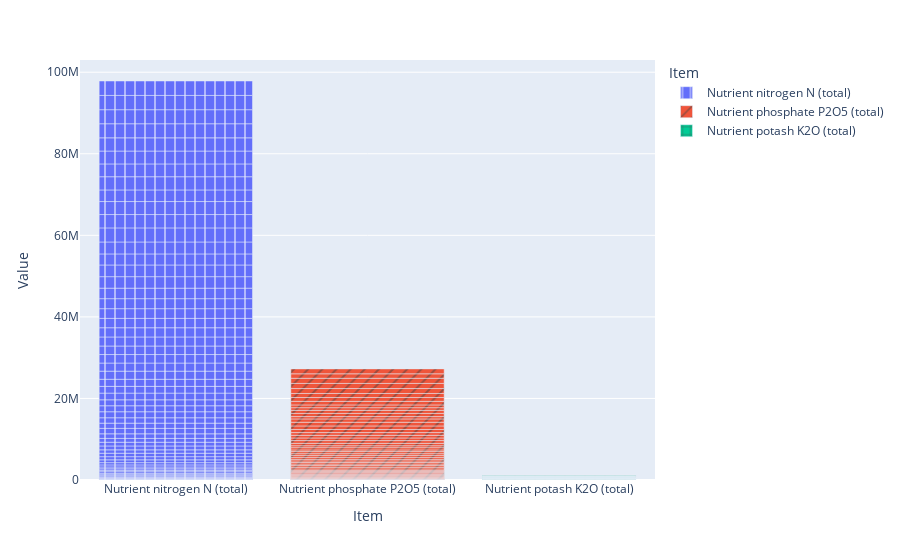

Notebook code cell kept with this figure:
### Code cell
px.bar(df_fur_clean, x="Item", y="Value", color="Item",
             pattern_shape="Item", pattern_shape_sequence=["|", "/", "+"])

### Figure 1 — Plotly figure (JSON) as saved in the notebook; plotly's stock layout.template omitted (floating-point values rounded to 4 significant figures)
{"data": [{"alignmentgroup": "True", "hovertemplate": "Item=%{x}<br>Value=%{y}<extra></extra>", "legendgroup": "Nutrient nitrogen N (total)", "marker": {"color": "#636efa", "pattern": {"shape": "|"}}, "name": "Nutrient nitrogen N (total)", "offsetgroup": "Nutrient nitrogen N (total)", "orientation": "v", "showlegend": true, "textposition": "auto", "type": "bar", "x": ["Nutrient nitrogen N (total)", "Nutrient nitrogen N (total)", "Nutrient nitrogen N (total)", "Nutrient nitrogen N (total)", "Nutrient nitrogen N (total)", "Nutrient nitrogen N (total)", "Nutrient nitrogen N (total)", "Nutrient nitrogen N (total)", "Nutrient nitrogen N (total)", "Nutrient nitrogen N (total)", "Nutrient nitrogen N (total)", "Nutrient nitrogen N (total)", "Nutrient nitrogen N (total)", "Nutrient nitrogen N (total)", "Nutrient nitrogen N (total)", "Nutrient nitrogen N (total)", "Nutrient nitrogen N (total)", "Nutrient nitrogen N (total)", "Nutrient nitrogen N (total)", "Nutrient nitrogen N (total)", "Nutrient nitrogen N (total)", "Nutrient nitrogen N (total)", "Nutrient nitrogen N (total)", "Nutrient nitrogen N (total)", "Nutrient nitrogen N (total)", "Nutrient nitrogen N (total)", "Nutrient nitrogen N (total)", "Nutrient nitrogen N (total)", "Nutrient nitrogen N (total)", "Nutrient nitrogen N (total)", "Nutrient nitrogen N (total)", "Nutrient nitrogen N (total)", "Nutrient nitrogen N (total)", "Nutrient nitrogen N (total)", "Nutrient nitrogen N (total)", "Nutrient nitrogen N (total)", "Nutrient nitrogen N (total)", "Nutrient nitrogen N (total)", "Nutrient nitrogen N (total)", "Nutrient nitrogen N (total)", "Nutrient nitrogen N (total)", "Nutrient nitrogen N (total)", "Nutrient nitrogen N (total)", "Nutrient nitrogen N (total)", "Nutrient nitrogen N (total)", "Nutrient nitrogen N (total)", "Nutrient nitrogen N (total)", "Nutrient nitrogen N (total)", "Nutrient nitrogen N (total)", "Nutrient nitrogen N (total)", "Nutrient nitrogen N (total)", "Nutrient nitrogen N (total)", "Nutrient nitrogen N (total)", "Nutrient nitrogen N (total)", "Nutrient nitrogen N (total)", "Nutrient nitrogen N (total)", "Nutrient nitrogen N (total)", "Nutrient nitrogen N (total)", "Nutrient nitrogen N (total)", "Nutrient nitrogen N (total)"], "xaxis": "x", "y": [41659, 41160, 67620, 84147, 69242, 107779, 177441, 203521, 272566, 251519, 343973, 386230, 341944, 362900, 443451, 511000, 554100, 684300, 775804, 843574, 832572, 954083, 914317, 934498, 1128138, 1332570, 1281700, 1324453, 1467590, 1471642, 1462862, 1636323, 1659350, 1738117, 1991006, 1985080, 2087607, 2091852, 2218100, 2264600, 2291610, 2384980, 2456009, 2570230, 2818779, 2868984, 2714053, 2928057, 3451900, 3270531, 3187339, 2850771, 3239557, 3139263, 3160507, 3241907, 3446922, 3446922, 3505356, 3533784], "yaxis": "y"}, {"alignmentgroup": "True", "hovertemplate": "Item=%{x}<br>Value=%{y}<extra></extra>", "legendgroup": "Nutrient phosphate P2O5 (total)", "marker": {"color": "#EF553B", "pattern": {"shape": "/"}}, "name": "Nutrient phosphate P2O5 (total)", "offsetgroup": "Nutrient phosphate P2O5 (total)", "orientation": "v", "showlegend": true, "textposition": "auto", "type": "bar", "x": ["Nutrient phosphate P2O5 (total)", "Nutrient phosphate P2O5 (total)", "Nutrient phosphate P2O5 (total)", "Nutrient phosphate P2O5 (total)", "Nutrient phosphate P2O5 (total)", "Nutrient phosphate P2O5 (total)", "Nutrient phosphate P2O5 (total)", "Nutrient phosphate P2O5 (total)", "Nutrient phosphate P2O5 (total)", "Nutrient phosphate P2O5 (total)", "Nutrient phosphate P2O5 (total)", "Nutrient phosphate P2O5 (total)", "Nutrient phosphate P2O5 (total)", "Nutrient phosphate P2O5 (total)", "Nutrient phosphate P2O5 (total)", "Nutrient phosphate P2O5 (total)", "Nutrient phosphate P2O5 (total)", "Nutrient phosphate P2O5 (total)", "Nutrient phosphate P2O5 (total)", "Nutrient phosphate P2O5 (total)", "Nutrient phosphate P2O5 (total)", "Nutrient phosphate P2O5 (total)", "Nutrient phosphate P2O5 (total)", "Nutrient phosphate P2O5 (total)", "Nutrient phosphate P2O5 (total)", "Nutrient phosphate P2O5 (total)", "Nutrient phosphate P2O5 (total)", "Nutrient phosphate P2O5 (total)", "Nutrient phosphate P2O5 (total)", "Nutrient phosphate P2O5 (total)", "Nutrient phosphate P2O5 (total)", "Nutrient phosphate P2O5 (total)", "Nutrient phosphate P2O5 (total)", "Nutrient phosphate P2O5 (total)", "Nutrient phosphate P2O5 (total)", "Nutrient phosphate P2O5 (total)", "Nutrient phosphate P2O5 (total)", "Nutrient phosphate P2O5 (total)", "Nutrient phosphate P2O5 (total)", "Nutrient phosphate P2O5 (total)", "Nutrient phosphate P2O5 (total)", "Nutrient phosphate P2O5 (total)", "Nutrient phosphate P2O5 (total)", "Nutrient phosphate P2O5 (total)", "Nutrient phosphate P2O5 (total)", "Nutrient phosphate P2O5 (total)", "Nutrient phosphate P2O5 (total)", "Nutrient phosphate P2O5 (total)", "Nutrient phosphate P2O5 (total)", "Nutrient phosphate P2O5 (total)", "Nutrient phosphate P2O5 (total)", "Nutrient phosphate P2O5 (total)", "Nutrient phosphate P2O5 (total)", "Nutrient phosphate P2O5 (total)", "Nutrient phosphate P2O5 (total)", "Nutrient phosphate P2O5 (total)", "Nutrient phosphate P2O5 (total)", "Nutrient phosphate P2O5 (total)", "Nutrient phosphate P2O5 (total)", "Nutrient phosphate P2O5 (total)"], "xaxis": "x", "y": [500, 210, 630, 1029, 1245, 3911, 12777, 38642, 33801, 30462, 37231, 48730, 58066, 60500, 108500, 117900, 157300, 187900, 201086, 226487, 225502, 265285, 261400, 293829, 349776, 409750, 393400, 390406, 382457, 388500, 397974, 487530, 464258, 428900, 494449, 419474, 551284, 465000, 596800, 675100, 641940, 647360, 669307, 761031, 871416, 906749, 816044, 565675, 778714, 756700, 653181, 678840, 875452, 936148, 993338, 1209145, 1257773, 1257773, 1099707, 1204060], "yaxis": "y"}, {"alignmentgroup": "True", "hovertemplate": "Item=%{x}<br>Value=%{y}<extra></extra>", "legendgroup": "Nutrient potash K2O (total)", "marker": {"color": "#00cc96", "pattern": {"shape": "+"}}, "name": "Nutrient potash K2O (total)", "offsetgroup": "Nutrient potash K2O (total)", "orientation": "v", "showlegend": true, "textposition": "auto", "type": "bar", "x": ["Nutrient potash K2O (total)", "Nutrient potash K2O (total)", "Nutrient potash K2O (total)", "Nutrient potash K2O (total)", "Nutrient potash K2O (total)", "Nutrient potash K2O (total)", "Nutrient potash K2O (total)", "Nutrient potash K2O (total)", "Nutrient potash K2O (total)", "Nutrient potash K2O (total)", "Nutrient potash K2O (total)", "Nutrient potash K2O (total)", "Nutrient potash K2O (total)", "Nutrient potash K2O (total)", "Nutrient potash K2O (total)", "Nutrient potash K2O (total)", "Nutrient potash K2O (total)", "Nutrient potash K2O (total)", "Nutrient potash K2O (total)", "Nutrient potash K2O (total)", "Nutrient potash K2O (total)", "Nutrient potash K2O (total)", "Nutrient potash K2O (total)", "Nutrient potash K2O (total)", "Nutrient potash K2O (total)", "Nutrient potash K2O (total)", "Nutrient potash K2O (total)", "Nutrient potash K2O (total)", "Nutrient potash K2O (total)", "Nutrient potash K2O (total)", "Nutrient potash K2O (total)", "Nutrient potash K2O (total)", "Nutrient potash K2O (total)", "Nutrient potash K2O (total)", "Nutrient potash K2O (total)", "Nutrient potash K2O (total)", "Nutrient potash K2O (total)", "Nutrient potash K2O (total)", "Nutrient potash K2O (total)", "Nutrient potash K2O (total)", "Nutrient potash K2O (total)", "Nutrient potash K2O (total)", "Nutrient potash K2O (total)", "Nutrient potash K2O (total)", "Nutrient potash K2O (total)", "Nutrient potash K2O (total)", "Nutrient potash K2O (total)", "Nutrient potash K2O (total)", "Nutrient potash K2O (total)", "Nutrient potash K2O (total)", "Nutrient potash K2O (total)", "Nutrient potash K2O (total)", "Nutrient potash K2O (total)", "Nutrient potash K2O (total)", "Nutrient potash K2O (total)"], "xaxis": "x", "y": [144, 212, 2486, 1344, 1225, 744, 1400, 2670, 2100, 1900, 2400, 5800, 7600, 9618, 9643, 21772, 24948, 28581, 24677, 33205, 42880, 45100, 24533, 40078, 32757, 23297, 24062, 23172, 16555, 29669, 8425, 20443, 21200, 18100, 22800, 10900, 20500, 23944, 26449, 35301, 36408, 43924, 16564, 15499, 37545, 28013, 19427, 19849, 29549, 25291, 28954, 54173, 54173, 47260, 60973], "yaxis": "y"}], "layout": {"barmode": "relative", "legend": {"title": {"text": "Item"}, "tracegroupgap": 0}, "margin": {"t": 60}, "xaxis": {"anchor": "y", "categoryarray": ["Nutrient nitrogen N (total)", "Nutrient phosphate P2O5 (total)", "Nutrient potash K2O (total)"], "categoryorder": "array", "domain": [0, 1], "title": {"text": "Item"}}, "yaxis": {"anchor": "x", "domain": [0, 1], "title": {"text": "Value"}}}}
